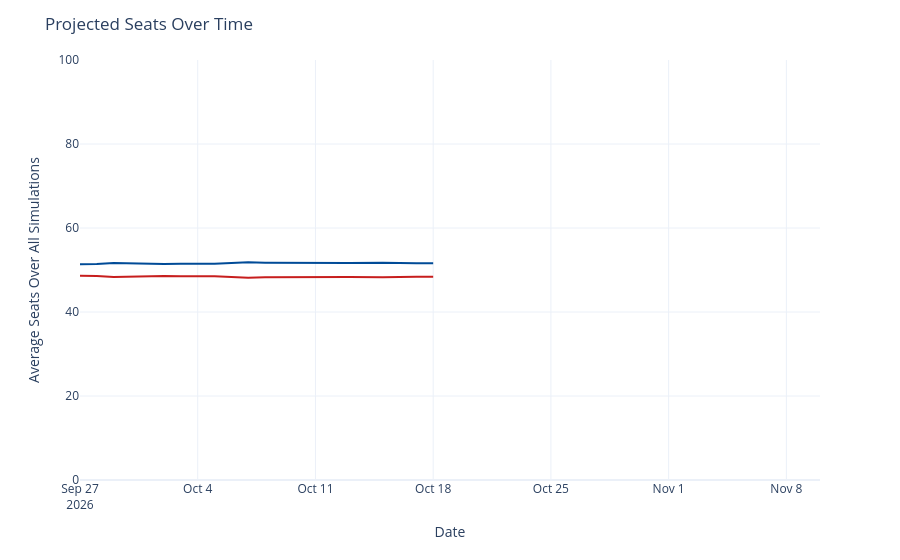

Source (notebook cell):
### Code cell
seats_over_time = output_ts[(output_ts['geo'] == 'US Senate') &
                             (output_ts['type'] == 'seats')]
seats_over_time['rep_seats'] = seats_over_time['y'].map(lambda x: 100 - x)
seats_over_time = seats_over_time.rename({'y': 'Democrats', 'rep_seats': 'Republicans'}, axis=1)
seats_time_ser = px.line(seats_over_time, x='date', y=['Democrats', 'Republicans'], template='plotly_white',
                        color_discrete_map={'Democrats': '#004b97', 'Republicans': '#c71e1d'},)
seats_time_ser.update_traces(hovertemplate="%{y:.1f}")
seats_time_ser.update_layout(
    xaxis=dict(range=[pd.to_datetime('2026-09-27'), pd.to_datetime('2026-11-10')]),
    yaxis=dict(range=[0, 100]),
    xaxis_title='Date',
    yaxis_title='Average Seats Over All Simulations',
    title=dict(text="Projected Seats Over Time"),
    hovermode="x",
    showlegend=False
)
seats_time_ser

### Figure 1 — Plotly figure (JSON) as saved in the notebook; plotly's stock layout.template omitted (floating-point values rounded to 4 significant figures)
{"data": [{"hovertemplate": "%{y:.1f}", "legendgroup": "Democrats", "line": {"color": "#004b97", "dash": "solid"}, "marker": {"symbol": "circle"}, "mode": "lines", "name": "Democrats", "orientation": "v", "showlegend": true, "type": "scatter", "x": ["2026-09-27", "2026-09-28", "2026-09-29", "2026-09-30", "2026-10-01", "2026-10-02", "2026-10-03", "2026-10-04", "2026-10-05", "2026-10-06", "2026-10-07", "2026-10-08", "2026-10-09", "2026-10-10", "2026-10-11", "2026-10-12", "2026-10-13", "2026-10-15", "2026-10-16", "2026-10-17", "2026-10-18"], "xaxis": "x", "y": [51.35, 51.4, 51.64, 51.51, 51.41, 51.42, 51.47, 51.47, 51.48, 51.68, 51.82, 51.75, 51.71, 51.62, 51.6, 51.62, 51.64, 51.74, 51.6, 51.58, 51.61], "yaxis": "y"}, {"hovertemplate": "%{y:.1f}", "legendgroup": "Republicans", "line": {"color": "#c71e1d", "dash": "solid"}, "marker": {"symbol": "circle"}, "mode": "lines", "name": "Republicans", "orientation": "v", "showlegend": true, "type": "scatter", "x": ["2026-09-27", "2026-09-28", "2026-09-29", "2026-09-30", "2026-10-01", "2026-10-02", "2026-10-03", "2026-10-04", "2026-10-05", "2026-10-06", "2026-10-07", "2026-10-08", "2026-10-09", "2026-10-10", "2026-10-11", "2026-10-12", "2026-10-13", "2026-10-15", "2026-10-16", "2026-10-17", "2026-10-18"], "xaxis": "x", "y": [48.65, 48.6, 48.36, 48.49, 48.59, 48.58, 48.53, 48.53, 48.52, 48.32, 48.18, 48.25, 48.29, 48.38, 48.4, 48.38, 48.36, 48.26, 48.4, 48.42, 48.39], "yaxis": "y"}], "layout": {"hovermode": "x", "legend": {"title": {"text": "variable"}, "tracegroupgap": 0}, "margin": {"t": 60}, "showlegend": false, "title": {"text": "Projected Seats Over Time"}, "xaxis": {"anchor": "y", "domain": [0, 1], "range": ["2026-09-27T00:00:00", "2026-11-10T00:00:00"], "title": {"text": "Date"}}, "yaxis": {"anchor": "x", "domain": [0, 1], "range": [0, 100], "title": {"text": "Average Seats Over All Simulations"}}}}
